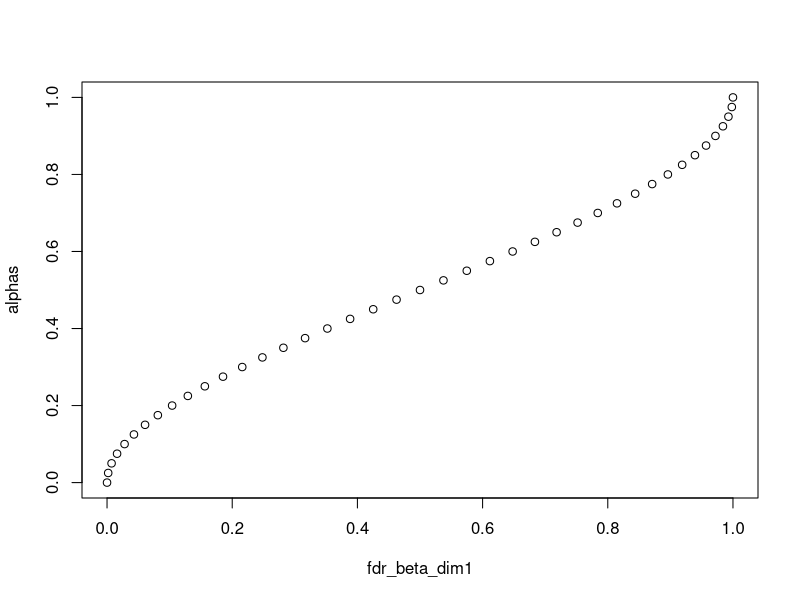
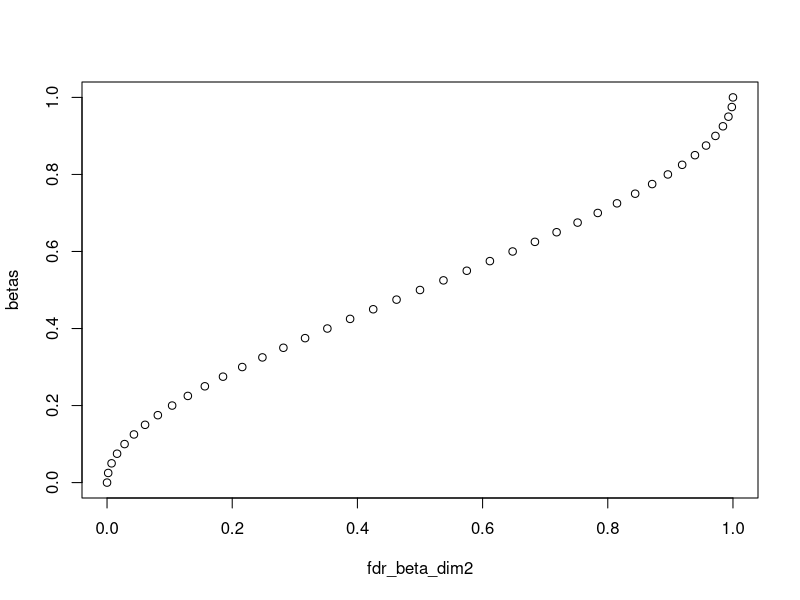
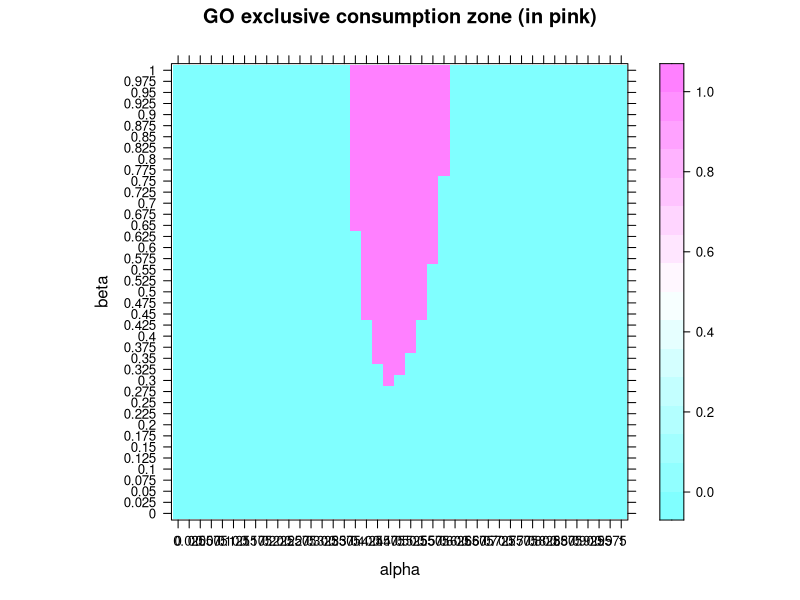
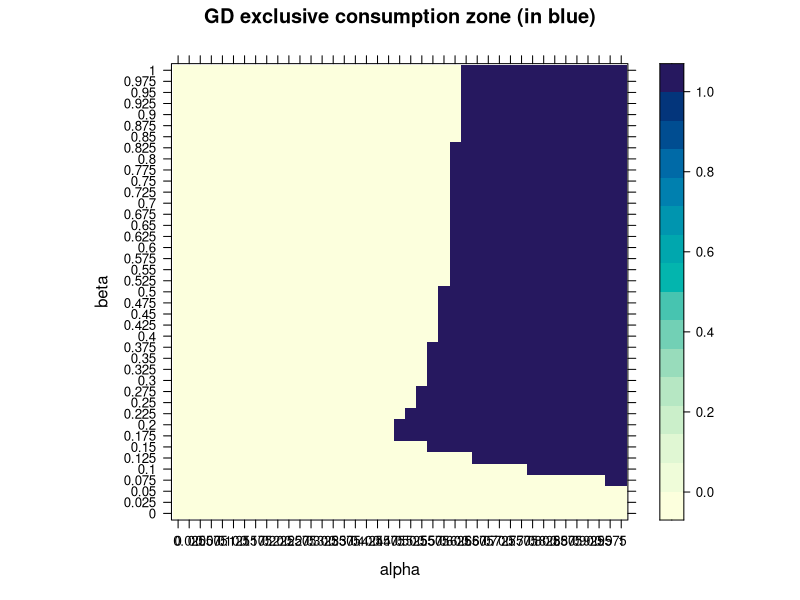
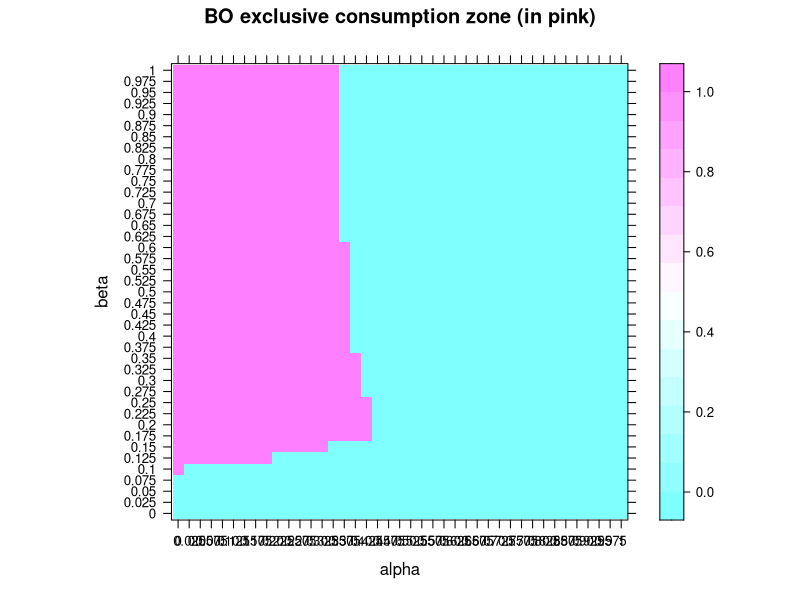
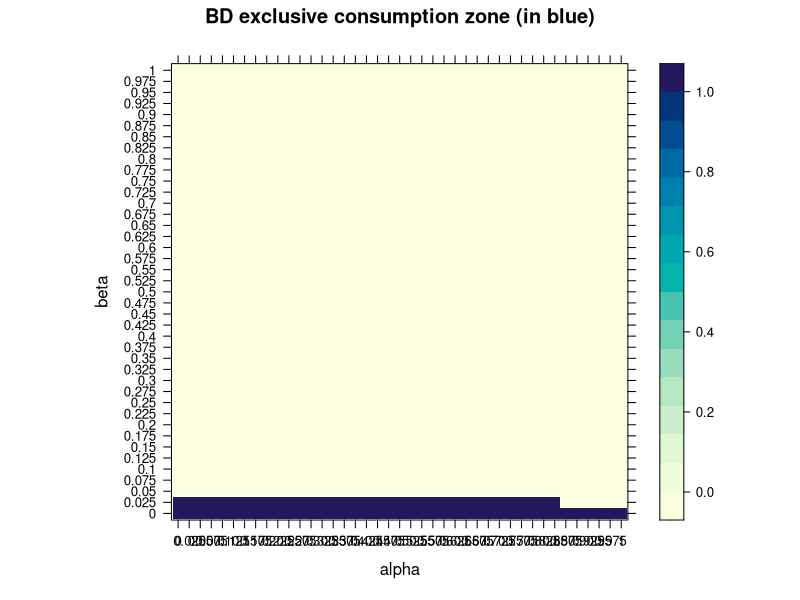
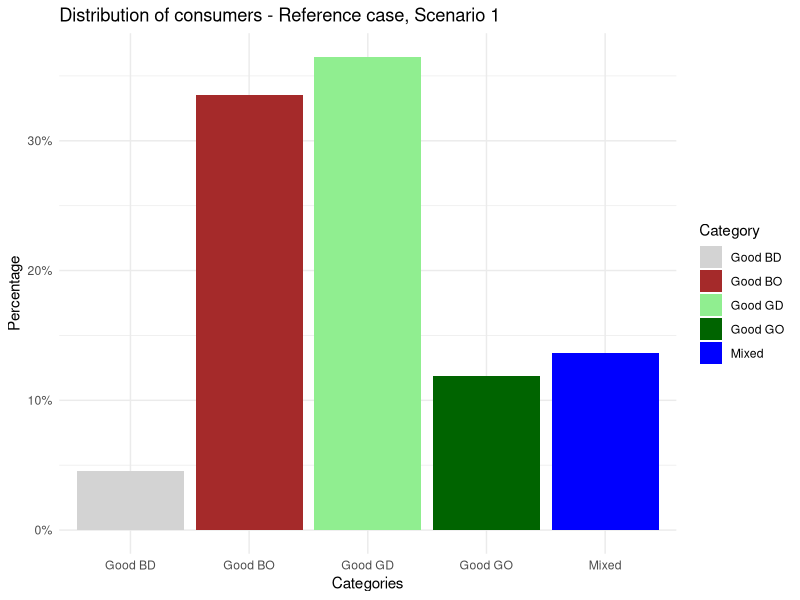
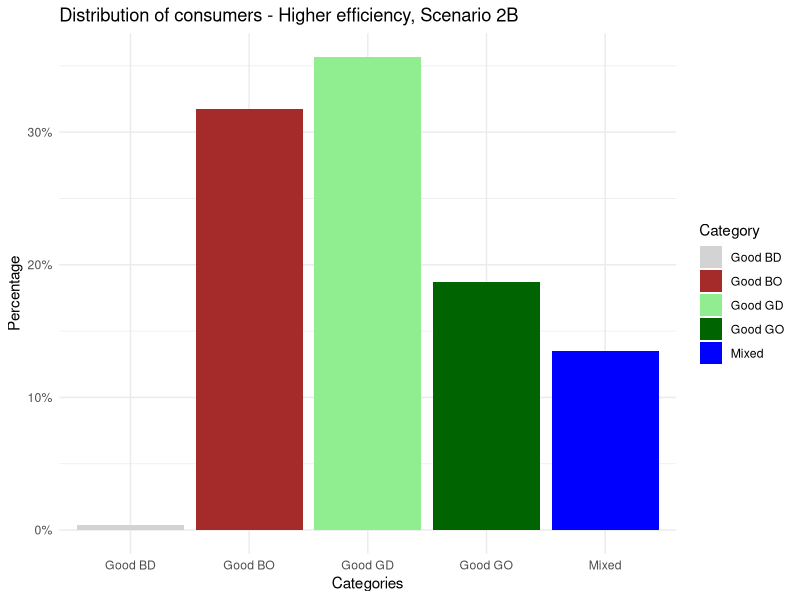

The R source for these figures, in order: (Note: this script raises an error after producing the figures.)
########## A model of consumption choices and sufficiency with environmental and social image preferences - First simulation method ###########

# Install ggplot2 package if not already installed
#install.packages("ggplot2")


library(lattice)
library(tidyverse)
library (gtools)
library(RColorBrewer)
library(ggplot2)


######## INTRODUCTION ###############


rm(list=ls())

#This script is designed for numerical simulations associated to the model presented here : https://fr.overleaf.com/project/653a7f038e83eb35864f2593 
# It aims to calculate the consumption areas and quantities of different goods. 
#These goods are defined along two dimensions: green/brown, conspicuous/discreet.
#Depending on their personal preferences, agents can choose to consume one or several goods.




#Method used in this script : As our heterogeneous consumers are placed in a [0,1]*[0,1] grid according to their preferences (on the x-axis, environmental awareness; on the y-axis, concern for social image), 
#The idea behind this numerical method is to discretize/rasterize the square into several points/pixels (expressing the two types of preferences in percentages if the number of points is 101 on the square ; for example individuals lying at the origin being indifferent to both, while those at the top right hand corner have maximum sensitivities to both).


#Matrix size is defined as a function of the step between 2 pixels.
step = 0.025
size = 1/step + 1
size


#Let's also define our preference parameters, over which we will iterate
alphas <- seq(from = 0,to = 1,by=step)
betas_rev <- seq(from = 1,to = 0,by=-step) #reversed so that coordinates appear in the right order
betas <- seq(from = 0,to = 1,by=step) #only for graphs


######### SCENARIO CHOICE - Assign values to shape parameters according to the scenario ############

#Basic scenario 2 (2A): two beta laws with the two same shape parameters (bell curves) to model the concentration in the middle of the distribution
a=b=c=d=2

#Variant (2b): the shape parameters are changed (the beta parameter is now assumed to follow a uniform distribution, i.e. a beta distribution with c=d=1).
#a=b=2
#c=d=1


#Scenario 2B: Lower/laxer environmental norm (concentration on the left, beta law with shape parameters 5 and 1 on alpha, uniform on beta).
#a=5
#b=c=d=1

#Scenario 2C : Higher/stringent environmental norm (right-hand concentration)
#a=c=d=1
#b=5



#Scenario 2D : social image matters less (widespread discretion)
#a=b=c=1
#d=5

#Scenario 2E: social image matters more ("Red Queen Economy", Keep Up With the Joneses...)
#a=b=d=1
#c=5

######## POPULATION DISTRIBUTIONS (Part 1) ##############

#Here, square matrices of dimension 'size' are defined. 


#To start with (scenario 1), we generate a uniformly distributed population density matrix of this size, giving the proportions of individuals positioned at each point on the map. 
n1 <- size
n2 <- size
pop <- matrix (rep(1/(size*size), n1*n2), n1, n2)
pop
#For example, by choosing a step size of 0.2, we have a matrix of size 6*6, with 36 coefficients ; while it is 11*11 (and 101 coeffs) for a 0.1 step (the default choice in the first place)



#Scenario 2: population concentration around some values
#This case is modeled by a product of independent beta laws for each preference parameter.

pop2 <- matrix(,n1,n2) #an empty matrix
 

###Code that computes discrete densities for scenario 2###

#We create our quantile vectors (in line)

alphas_vector <- t(matrix(alphas))
betas_vector <- t(matrix(betas))

#Starting from the repartition function, we define the discrete density of a beta (one for each of the 2 dimensions).

densite_beta_dim1 <- function(n, a, b, step) {
  if (n == 0) {
    return(pbeta(1, a, b) - pbeta(1 - step/2, a, b))
  } 
  if (n == 1/step) {
    return(pbeta(step/2,a,b) - pbeta(0,a,b))
  } 
  else {
    densite <- pbeta(step/2 + 1 - n * step, a, b) - pbeta(step/2 + 1 - (n + 1) * step, a, b)
    return(densite)
  }
}

densite_beta_dim2 <- function(n, c, d, step) {
  if (n == 0) {
    return(pbeta(1, c, d) - pbeta(1 - step/2, c, d))
  } 
  if (n == 1/step) {
    return(pbeta(step/2,c,d) - pbeta(0,c,d))
  } 
  else {
    densite <- pbeta(step/2 + 1 - n * step, c, d) - pbeta(step/2 + 1 - (n + 1) * step, c, d)
    return(densite)
  }
}



####################################### POPULATION DISTRIBUTIONS (Part 2) ###########




# Calling the functions at n = 0 and storing the result
result_at_0_dim1 <- densite_beta_dim1(0, a, b, step)
result_at_0_dim2 <- densite_beta_dim2(0, c, d, step)


# Storing other values iteratively in a matrix 
num_iterations <- size - 1  # Change this value as needed
proba_values_dim1 <- matrix(0, nrow = 1, ncol = num_iterations + 1)
proba_values_dim2 <- matrix(0, nrow = 1, ncol = num_iterations + 1)

for (i in 1:num_iterations) {
  proba_values_dim1[1, i + 1] <- densite_beta_dim1(i, a, b, step)
  proba_values_dim2[1, i + 1] <- densite_beta_dim2(i, c, d, step)
}

proba_values_dim1[1]=result_at_0_dim1
proba_values_dim2[1]=result_at_0_dim2

sum(proba_values_dim1)
sum(proba_values_dim2)
#bell-shaped densities, symmetrical and sum to one : perfect !!!


#We multiply our two probability vectors to obtain the probabilities for the entire population.
pop2 = t(proba_values_dim2)%*%proba_values_dim1
#There is indeed a higher population concentration on median values compared to the uniform case.

sum(pop2) 
#just checking, we're good in all dimensions :)
        


#Remark : Repartition functions can be represented (the same ones, with identical shape parameters)
fdr_beta_dim1 <-pbeta(alphas, shape1 = a, shape2 =b)
plot(fdr_beta_dim1,alphas)

fdr_beta_dim2 <-pbeta(betas, shape1 = c, shape2 =d)
plot(fdr_beta_dim2,betas)


#Astuce pour pas avoir à tout relancer = faire une fonction qui demande les paramètres et renvoie tous les résultats
programme<- function() {
  
  x <- as.numeric(readline(prompt = "valeur de x ?"))
  y<- as.numeric(readline(prompt = "valeur de y ?"))
  z<- as.numeric(readline(prompt = "valeur de z ?"))
  
  fonction <- function(x,y,z){
    return(x*y + z*x)
  }
  print(fonction(x, y, z))
}



############# BORDER PARAMETRIZATION ####################

#We define our "borders", delimiting the consumption zones according to the exogenous model parameters (so that we can study the different cases by changing only the following values).
#we initialize the parameters of our "borders", i.e. the prices of the four goods, individual income and marginal damage as well as impact parameters (satisfying model assumptions)
p_go = 3
p_gd = 2
p_bo = 1.99
p_bd = 1  #this price is fixed
R = 20
d_prime = 0.01
gamma_bo = 3.6
gamma_bd = 1.8
gamma_go = 1.44
gamma_gd = 0.72



######## COMPUTATION OF CONSUMPTION ZONE MATRICES  ###############


#1st method (inspired from the simpler model):
#We run a nested loop on our individuals (i.e. their alpha and beta parameters, which we will convert - by normalizing - into (x,y) coordinates where the coordinates lie between 1 and size).
#For each point (i.e. pair of parameters) we look at which of the 12 constraints are satisfied, which determines the type of good consumed at that point (and the corresponding matrix among the 4 defined above, which will be filled by a "1" at the associated (x,y) point where the good is exclusively consumed).
#The idea is to create four size*size boolean matrices (true = 1 /false = 0), one for each type of consumer; and to examine for each point on the square (using nested loops) whether it satisfies the constraints corresponding to a certain type.

#We start by exclusive consumption zones only (defining the 4 corresponding matrices)
#Then we compute the mixed consumption zones matrices 

#In the end, we'll check that the sum of these four matrices gives 1s in the exclusive consumption zones and integers from 2 to 4 elsewhere.


#1.Exclusive consumption zones


# Function to calculate boolean value based on condition
calculate_boolean <- function(condition) {
  if (condition) {
    return(1)
  } else {
    return(0)
  }
}

# Function to calculate preferences for each good
calculate_preferences <- function(alpha, beta, p_go, p_gd, p_bo, p_bd, R, d_prime, 
                                  gamma_go, gamma_gd, gamma_bo, gamma_bd) {
  bool_f1 <- calculate_boolean((1 - (p_go / p_gd) * alpha) * beta > (((p_go / p_gd) - 1) * (p_go / R) + d_prime * alpha * (gamma_go - gamma_gd * (p_go / p_gd))))
  bool_f2 <- calculate_boolean((1 - (p_go / p_bo) * (1 - alpha)) * beta > (((p_go / p_bo) - 1) * (p_go / R) + d_prime * alpha * (gamma_go - gamma_bo * (p_go / p_bo))))
  bool_f3 <- calculate_boolean(beta > ((p_go - 1) * (p_go / R) + d_prime * alpha * (gamma_go - gamma_bd * p_go)))
  
  bool_g1 <- calculate_boolean((alpha - (p_gd / p_go)) * beta > (((p_gd / p_go) - 1) * (p_gd / R) + d_prime * alpha * (gamma_gd - gamma_go * (p_gd / p_go))))
  bool_g2 <- calculate_boolean((alpha - (p_gd / p_bo) * (1 - alpha)) * beta > (((p_gd / p_bo) - 1) * (p_gd / R) + d_prime * alpha * (gamma_gd - gamma_bo * (p_gd / p_bo))))
  bool_g3 <- calculate_boolean(alpha * beta > ((p_gd - 1) * (p_gd / R) + d_prime * alpha * (gamma_gd - gamma_bd * p_gd)))
  
  bool_h1 <- calculate_boolean((1 - alpha - (p_bo / p_go)) * beta > (((p_bo / p_go) - 1) * (p_bo / R) + d_prime * alpha * (gamma_bo - gamma_go * (p_bo / p_go))))
  bool_h2 <- calculate_boolean((1 - alpha * (p_bo / p_gd)) * beta > (((p_bo / p_gd) - 1) * (p_bo / R) + d_prime * alpha * (gamma_bo - gamma_gd * (p_gd / p_bo))))
  bool_h3 <- calculate_boolean((1 - alpha) * beta > ((p_bo - 1) * (p_bo / R) + d_prime * alpha * (gamma_bo - gamma_bd * p_bo)))
  
  bool_i1 <- calculate_boolean(beta < ((p_go - 1) * (1 / R) + d_prime * alpha * (gamma_go - gamma_bd * p_go)))
  bool_i2 <- calculate_boolean(beta < ((p_gd - 1) * (1 / R) + d_prime * alpha * (gamma_gd - gamma_bd * p_gd)))
  bool_i3 <- calculate_boolean((1 - alpha) * beta < ((p_bo - 1) * (1 / R) + d_prime * alpha * (gamma_bo - gamma_bd * p_bo)))
  
  return(c(bool_f1, bool_f2, bool_f3, bool_g1, bool_g2, bool_g3, bool_h1, bool_h2, bool_h3, bool_i1, bool_i2, bool_i3))
}

# Initialize matrices
mat_go_only <- matrix(, nrow = size, ncol = size)  
mat_gd_only <- matrix(, nrow = size, ncol = size)
mat_bo_only <- matrix(, nrow = size, ncol = size)
mat_bd_only <- matrix(, nrow = size, ncol = size)
test <- matrix(, nrow = size, ncol = size)

# Nested loop to qualify each constraint everywhere in the map
for (beta in betas_rev)  {
  for (alpha in alphas) {
    x = size - beta / step
    y = alpha / step + 1
    
    # Calculate preferences for each good
    preferences <- calculate_preferences(alpha, beta, p_go, p_gd, p_bo, p_bd, R, d_prime, gamma_go, gamma_gd, gamma_bo, gamma_bd)
    
    # Fill boolean matrices of exclusive consumption
    mat_go_only[x, y] <- prod(as.numeric(preferences[1:3]))
    mat_gd_only[x, y] <- prod(as.numeric(preferences[4:6]))
    mat_bo_only[x, y] <- prod(as.numeric(preferences[7:9]))
    mat_bd_only[x, y] <- prod(as.numeric(preferences[10:12]))
    
    test[x, y] <- mat_go_only[x, y] + mat_bo_only[x, y] + mat_gd_only[x, y] + mat_bd_only[x, y]
  }
}

#Our exclusive consumption matrices are almost fine, they perfectly tie in with our graphs.
#Summing the 4 matrices, we have a few zero coefficients, corresponding to zones in which several goods are consumed.


####### GRAPHICAL REPRESENTATIONS ##########

#To make better figures : https://r-graph-gallery.com/27-levelplot-with-lattice.html


#1. Exclusive consumption zones

#Good GO

  mat1<- mat_go_only %>% 
  as.tibble() %>% 
  as.list() %>% 
  lapply(function(x) rev(x)) %>% 
  do.call(rbind, .) %>% 
  as.matrix()

colnames(mat1)<-alphas
row.names(mat1)<-betas

levelplot(mat1, main="GO exclusive consumption zone (in pink)", xlab="alpha", ylab="beta", col.regions = cm.colors(121))   

#GD
mat2<- mat_gd_only %>% 
  as.tibble() %>% 
  as.list() %>% 
  lapply(function(x) rev(x)) %>% 
  do.call(rbind, .) %>% 
  as.matrix()

colnames(mat2)<-alphas
row.names(mat2)<-betas

levelplot(mat2, main="GD exclusive consumption zone (in blue)", xlab="alpha", ylab="beta")    


#BO

mat3<- mat_bo_only %>% 
  as.tibble() %>% 
  as.list() %>% 
  lapply(function(x) rev(x)) %>% 
  do.call(rbind, .) %>% 
  as.matrix()

colnames(mat3)<-alphas
row.names(mat3)<-betas


levelplot(mat3, main="BO exclusive consumption zone (in pink)", xlab="alpha", ylab="beta",col.regions = cm.colors(121))   


#BD

mat4<- mat_bd_only %>% 
  as.tibble() %>% 
  as.list() %>% 
  lapply(function(x) rev(x)) %>% 
  do.call(rbind, .) %>% 
  as.matrix()

colnames(mat4)<-alphas
row.names(mat4)<-betas

levelplot(mat4, main="BD exclusive consumption zone (in blue)", xlab="alpha", ylab="beta")  


########### COMPUTATION OF AGGREGATED QUANTITIES IN DIFFERENT SCENARIOS########

#In each case, we first compute the consumption shares and the quantities consumed.
#And then we derive the subsequent total environmental impacts.

### 1) Exclusive consumption only
 
###### Scenario 1  : Uniformly distributed population ######

#Consumption shares
pop_go_unif = pop*mat_go_only
pop_gd_unif = pop*mat_gd_only
pop_bo_unif = pop*mat_bo_only
pop_bd_unif = pop*mat_bd_only

#We express these consumption shares in percentages
excl_cons_go_scenar1 = sum(pop_go_unif)*100
excl_cons_gd_scenar1 = sum(pop_gd_unif)*100
excl_cons_bo_scenar1 = sum(pop_bo_unif)*100
excl_cons_bd_scenar1 = sum(pop_bd_unif)*100
total_exclusive = excl_cons_go_scenar1 + excl_cons_gd_scenar1  + excl_cons_bo_scenar1 + excl_cons_bd_scenar1 

excl_cons_go_scenar1 
excl_cons_gd_scenar1
excl_cons_bo_scenar1 
excl_cons_bd_scenar1
total_exclusive



#We represent these shares in a diagram 

categories <- c("Good GO", "Good GD", "Good BO", "Good BD", "Mixed")
percentages <- c(excl_cons_go_scenar1, excl_cons_gd_scenar1, excl_cons_bo_scenar1, excl_cons_bd_scenar1, 100-total_exclusive)

# Create a data frame
data <- data.frame(Category = categories, Percentage = percentages)

# Set colors
custom_colors <- c("lightgrey", "brown", "lightgreen", "darkgreen", "blue") 

# Create a bar plot (caption to be changed according to the case tested)
plot <- ggplot(data, aes(x = Category, y = Percentage, fill = Category)) +
  geom_bar(stat = "identity") +
  labs(title = "Distribution of consumers - Reference case, Scenario 1",
       x = "Categories",
       y = "Percentage") +
  scale_y_continuous(labels = scales::percent_format(scale = 1)) +  # Format y-axis as percentage
  theme_minimal()+
  scale_fill_manual(values = custom_colors)

print(plot)




###### Scenario 2 : A concentration of the population around certain values (product of independent Beta laws) ######

pop_go_scenar2 = pop2*mat_go_only
pop_gd_scenar2 = pop2*mat_gd_only
pop_bo_scenar2 = pop2*mat_bo_only
pop_bd_scenar2= pop2*mat_bd_only

excl_conso_go_scenar2 = sum(pop_go_scenar2)*100   
excl_conso_bo_scenar2 = sum(pop_bo_scenar2)*100
excl_conso_gd_scenar2 = sum(pop_gd_scenar2)*100
excl_conso_bd_scenar2 = sum(pop_bd_scenar2)*100
total_exclusive2 = excl_conso_go_scenar2 + excl_conso_gd_scenar2  + excl_conso_bo_scenar2 + excl_conso_bd_scenar2

excl_conso_go_scenar2
excl_conso_bo_scenar2
excl_conso_gd_scenar2
excl_conso_bd_scenar2
total_exclusive2

#We represent these shares in a diagram 

categories2 <- c("Good GO", "Good GD", "Good BO", "Good BD", "Mixed")
percentages2 <- c(excl_conso_go_scenar2, excl_conso_gd_scenar2, excl_conso_bo_scenar2, excl_conso_bd_scenar2, 100-total_exclusive2)  

# Create a data frame
data2 <- data.frame(Category = categories2, Percentage = percentages2)

custom_colors <- c("lightgrey", "brown", "lightgreen", "darkgreen", "blue")  


# Create a bar plot (caption to be changed according to the case/scenario tested)
plot2 <- ggplot(data2, aes(x = Category, y = Percentage, fill = Category)) +
  geom_bar(stat = "identity") +
  labs(title = "Distribution of consumers - Higher efficiency, Scenario 2B",
       x = "Categories",
       y = "Percentage") +
  scale_y_continuous(labels = scales::percent_format(scale = 1)) +  # Format y-axis as percentage
  theme_minimal()+
  scale_fill_manual(values = custom_colors)

print(plot2)


### Common to all scenarios  : 

###We define the quantities consumed in each exclusive zone by each consumer.

indiv_quantity_go = R/p_go
indiv_quantity_gd = R/p_gd
indiv_quantity_bo = R/p_bo
indiv_quantity_bd = R


### Multiplying the population matrix coefficients by these quantities yields total quantities for each good : 

#Scenario 1 : for a uniform distribution, it is sufficient to sum all the coefficients wihtout using the pop matrix as we know the population is equally distributed

total_quantity_go = sum(indiv_quantity_go*mat_go_only)
total_quantity_gd = sum(indiv_quantity_gd*mat_gd_only) 
total_quantity_bo = sum(indiv_quantity_bo*mat_bo_only)
total_quantity_bd = sum(indiv_quantity_bd*mat_bd_only) 
total_quantity_consumed = total_quantity_go + total_quantity_gd + total_quantity_bo + total_quantity_bd

total_quantity_go
total_quantity_gd
total_quantity_bo
total_quantity_bd
total_quantity_consumed



#Scenario 2 

#We first rescale population matrices by the size of the population (the square of the size variable) so that a bit more than 1 individual lie in each pixel in a concentrated area (max seems to be around 2.3), whereas one can find values between 0 and 1 when one gets further from the concentrated area
pop_go_scenar2_rescaled = pop_go_scenar2*size^2
pop_gd_scenar2_rescaled = pop_gd_scenar2*size^2
pop_bo_scenar2_rescaled = pop_bo_scenar2*size^2
pop_bd_scenar2_rescaled= pop_bd_scenar2*size^2


#And then we apply the same principle

total_quantity_go_scenar2 = sum(indiv_quantity_go*pop_go_scenar2_rescaled)
total_quantity_gd_scenar2 = sum(indiv_quantity_gd*pop_gd_scenar2_rescaled) 
total_quantity_bo_scenar2 = sum(indiv_quantity_bo*pop_bo_scenar2_rescaled)
total_quantity_bd_scenar2 = sum(indiv_quantity_bd*pop_bd_scenar2_rescaled) 
total_quantity_consumed_scenar2 = total_quantity_go_scenar2 + total_quantity_gd_scenar2 + total_quantity_bo_scenar2 + total_quantity_bd_scenar2

total_quantity_go_scenar2
total_quantity_gd_scenar2
total_quantity_bo_scenar2
total_quantity_bd_scenar2
total_quantity_consumed_scenar2






###Finally, in each scenario, weighting these total quantities by the coefficients of environmental impact yields us a total environmental impact value of each good:

#Scenario 1

total_impact_go = gamma_go*total_quantity_go
total_impact_gd = gamma_gd*total_quantity_gd
total_impact_bo = gamma_bo*total_quantity_bo
total_impact_bd = gamma_bd*total_quantity_bd
total_impact_consumption = total_impact_go + total_impact_gd + total_impact_bo + total_impact_bd

total_impact_go
total_impact_gd
total_impact_bo
total_impact_bd
total_impact_consumption


#Plot the impacts 

data_impacts <- data.frame(
  category = c("Good BD", "Good  BO", "Good GD ", "Good  GO"),
  values = c(total_impact_bd, total_impact_bo, total_impact_gd, total_impact_go)
)

bar_colors <- c("lightgrey", "brown", "lightgreen", "darkgreen")

ylim_values <- c(0, 50000)

barplot(data_impacts$values, names.arg = data_impacts$category,  col = bar_colors, main = "Env. impacts by good type - Reference case, Sce. 1", ylab = "Impacts", border = "black",ylim = ylim_values)



#Scenario 2

total_impact_go_scenar2 = gamma_go*total_quantity_go_scenar2
total_impact_gd_scenar2 = gamma_gd*total_quantity_gd_scenar2
total_impact_bo_scenar2 = gamma_bo*total_quantity_bo_scenar2
total_impact_bd_scenar2 = gamma_bd*total_quantity_bd_scenar2
total_impact_consumption_scenar2 = total_impact_go_scenar2 + total_impact_gd_scenar2 + total_impact_bo_scenar2 + total_impact_bd_scenar2

total_impact_go_scenar2
total_impact_gd_scenar2
total_impact_bo_scenar2
total_impact_bd_scenar2
total_impact_consumption_scenar2

#Plot
data_impacts <- data.frame(
  category = c("Good BD", "Good  BO", "Good GD ", "Good  GO"),
  values = c(total_impact_bd_scenar2, total_impact_bo_scenar2, total_impact_gd_scenar2, total_impact_go_scenar2)
)

ylim_values <- c(0, 50000) #to be changed according to the analysis

bar_colors <- c("lightgrey", "brown", "lightgreen", "darkgreen")

barplot(data_impacts$values, names.arg = data_impacts$category,  col = bar_colors, main = "Env.impacts by good type - Reference case, Sce. 2B", ylab = "Impacts", border = "black",ylim = ylim_values)




###As an additional sufficiency metrics, let's compute the total impact per capita

#Scenario 1 : we simply divide aggregate impact by the population inside exclusive consumption zones (here we can simply divide total impact by the percentage of exclusive pixels as we have one pixel = one person)

total_impact_percapita = total_impact_consumption/((excl_cons_go_scenar1+excl_cons_gd_scenar1+excl_cons_bo_scenar1+excl_cons_bd_scenar1)*1/100*size^2)
total_impact_percapita

#Scenario 2 : To obtain the impact per capita, here we need to know how many exclusive consumers there are taking into account the rescaled matrices 

number_exclusives = sum(pop_go_scenar2_rescaled)+sum(pop_gd_scenar2_rescaled)+sum(pop_bo_scenar2_rescaled)+sum(pop_bd_scenar2_rescaled)
number_exclusives #different from size square

total_impact_percapita_scenar2 = total_impact_consumption_scenar2/number_exclusives
total_impact_percapita_scenar2

#Compute the variation (in percentage) of impacts per capita when changing pop distribution from uniform to concentration
variation_impactpercapita = ((total_impact_percapita_scenar2-total_impact_percapita)/total_impact_percapita)*100
variation_impactpercapita



#To study the different cases within each scenario :
#we go to the 'parametrization' section above and directly change the parameters according to what we want to test, and then rerun the code (corresponding to the chosen scenario) up to this point.


########### COMPARING CASES AND SCENARIOS #########

#To ensure better comparability, let's plot per capita variables (+variations?) in the different cases, in both scenarios.
#To do this, we have to store the results for each case in different variables, that we will finally use in the code for the plot.

#1. Per capita impacts

#Scenario 1 results : store in the suited variable according to case tested.
#total_impact_percapita_unif_ref <- total_impact_percapita : OK
#total_impact_percapita_unif_case2 <-  total_impact_percapita : OK
#total_impact_percapita_unif_case3 <-  total_impact_percapita : OK
#total_impact_percapita_unif_case4 <-  total_impact_percapita : OK
#total_impact_percapita_unif_case5 <-  total_impact_percapita : OK
#total_impact_percapita_unif_case6 <-  total_impact_percapita : OK
#total_impact_percapita_unif_case7 <-  total_impact_percapita : OK

#Scenario 2A results
#total_impact_percapita_scenar2A_ref <- total_impact_percapita_scenar2 : OK
#total_impact_percapita_scenar2A_case2 <-  total_impact_percapita_scenar2 : OK
#total_impact_percapita_scenar2A_case3 <-  total_impact_percapita_scenar2 : OK
#total_impact_percapita_scenar2A_case4 <-  total_impact_percapita_scenar2 : OK
#total_impact_percapita_scenar2A_case5 <-  total_impact_percapita_scenar2 : OK
#total_impact_percapita_scenar2A_case6 <-  total_impact_percapita_scenar2 : OK
#total_impact_percapita_scenar2A_case7 <-  total_impact_percapita_scenar2 : OK





#Scenario 2B results
#total_impact_percapita_scenar2B_ref <- total_impact_percapita_scenar2
#total_impact_percapita_scenar2B_case2 <-  total_impact_percapita_scenar2
#total_impact_percapita_scenar2B_case3 <-  total_impact_percapita_scenar2
#total_impact_percapita_scenar2B_case4 <-  total_impact_percapita_scenar2
#total_impact_percapita_scenar2B_case5 <-  total_impact_percapita_scenar2
#total_impact_percapita_scenar2B_case6 <-  total_impact_percapita_scenar2
#total_impact_percapita_scenar2B_case7 <-  total_impact_percapita_scenar2

#Scenario 2C results
#total_impact_percapita_scenar2C_ref <- total_impact_percapita_scenar2
#total_impact_percapita_scenar2C_case2 <-  total_impact_percapita_scenar2
#total_impact_percapita_scenar2C_case3 <-  total_impact_percapita_scenar2
#total_impact_percapita_scenar2C_case4 <-  total_impact_percapita_scenar2
#total_impact_percapita_scenar2C_case5 <-  total_impact_percapita_scenar2
#total_impact_percapita_scenar2C_case6 <-  total_impact_percapita_scenar2
#total_impact_percapita_scenar2C_case7 <-  total_impact_percapita_scenar2

#Scenario 2D results
#total_impact_percapita_scenar2D_ref <- total_impact_percapita_scenar2
#total_impact_percapita_scenar2D_case2 <-  total_impact_percapita_scenar2
#total_impact_percapita_scenar2D_case3 <-  total_impact_percapita_scenar2
#total_impact_percapita_scenar2D_case4 <-  total_impact_percapita_scenar2
#total_impact_percapita_scenar2D_case5 <-  total_impact_percapita_scenar2
#total_impact_percapita_scenar2D_case6 <-  total_impact_percapita_scenar2
#total_impact_percapita_scenar2D_case7 <-  total_impact_percapita_scenar2

#Scenario 2E results
#total_impact_percapita_scenar2E_ref <- total_impact_percapita_scenar2
#total_impact_percapita_scenar2E_case2 <-  total_impact_percapita_scenar2
#total_impact_percapita_scenar2E_case3 <-  total_impact_percapita_scenar2
#total_impact_percapita_scenar2E_case4 <-  total_impact_percapita_scenar2
#total_impact_percapita_scenar2E_case5 <-  total_impact_percapita_scenar2
#total_impact_percapita_scenar2E_case6 <-  total_impact_percapita_scenar2
#total_impact_percapita_scenar2E_case7 <-  total_impact_percapita_scenar2



#Let's start by plotting per capita impacts in all cases in which population is uniformly distributed (Scenario 1).

categories2 <- c("Case 1", "Case 2", "Case 3", "Case 4", "Case 5", "Case 6", "Case 7")
numbers2 <- c(total_impact_percapita_unif_ref, total_impact_percapita_unif_case2, total_impact_percapita_unif_case3, total_impact_percapita_unif_case4, total_impact_percapita_unif_case5, total_impact_percapita_unif_case6, total_impact_percapita_unif_case7)  

# Create a data frame
data2 <- data.frame(Category = categories2, Numbers = numbers2)

# Create a three-color gradient palette (from green to dark brown)
custom_gradient_colors <- colorRampPalette(c("green", "tan", "saddlebrown"))(length(numbers2))

# Create a bar plot with the adjusted gradient fill
plot_pcimpact_unif <- ggplot(data2, aes(x = Category, y = Numbers, fill = Numbers)) +
  geom_bar(stat = "identity") +
  labs(title = "Per capita impacts in the different cases, Uniform distribution",
       x = "Categories",
       y = "Numbers") +
  theme_minimal() +
  scale_fill_gradientn(colors = custom_gradient_colors, guide = "legend")

print(plot_pcimpact_unif)



#We then do the same in scenario 2A.

categories2 <- c("Case 1", "Case 2", "Case 3", "Case 4", "Case 5", "Case 6", "Case 7")
numbers2 <- c(total_impact_percapita_scenar2A_ref, total_impact_percapita_scenar2A_case2, total_impact_percapita_scenar2A_case3, total_impact_percapita_scenar2A_case4, total_impact_percapita_scenar2A_case5, total_impact_percapita_scenar2A_case6, total_impact_percapita_scenar2A_case7)  

# Create a data frame
data2 <- data.frame(Category = categories2, Numbers = numbers2)

# Create a three-color gradient palette (from green to dark brown)
custom_gradient_colors <- colorRampPalette(c("green", "tan", "saddlebrown"))(length(numbers2))

# Create a bar plot with the adjusted gradient fill
plot_pcimpact_sce2 <- ggplot(data2, aes(x = Category, y = Numbers, fill = Numbers)) +
  geom_bar(stat = "identity") +
  labs(title = "Per capita impacts in the different cases, Scenario 2A",
       x = "Categories",
       y = "Numbers") +
  theme_minimal() +
  scale_fill_gradientn(colors = custom_gradient_colors, guide = "legend")

print(plot_pcimpact_sce2)







